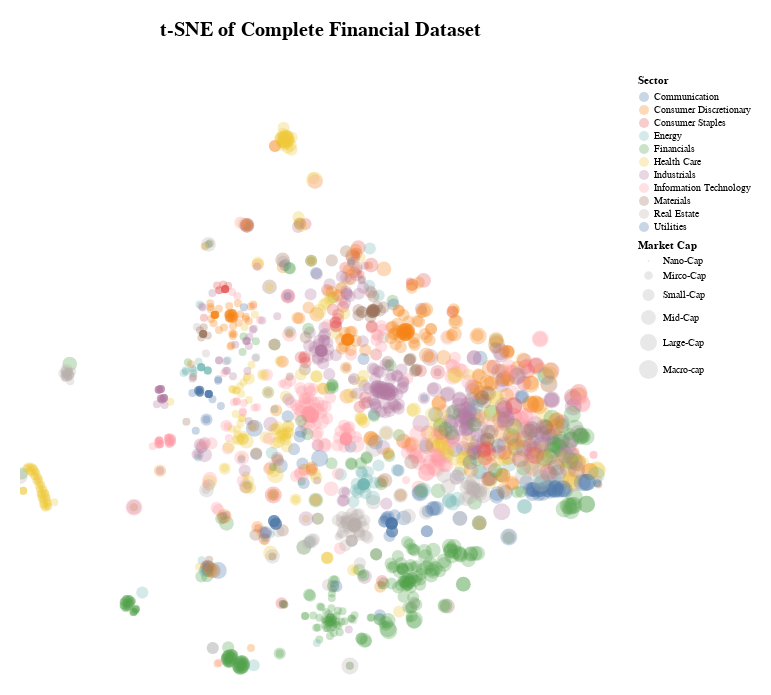

Write notebook code for a chart like this one.
### Markdown cell above
Once again, this should have the same size dataset (1915,2)

### Code cell
print(f"The tsne output dataframe has dimensions of {X_complete_tsne.shape}\n")

plot_df = pd.DataFrame({
    "tsne1": X_complete_tsne[:, 0],
    "tsne2": X_complete_tsne[:, 1],
    # optional metadata for color/tooltip:
    "Sector": X_complete["Sector"].values,
    "Market Cap": X_complete['Market Cap'].values,
})

market_cap_order = ['Nano-Cap','Mirco-Cap','Small-Cap','Mid-Cap','Large-Cap','Macro-cap']

full_chart = (
    alt.Chart(plot_df, title = alt.TitleParams(text='t-SNE of Complete Financial Dataset',fontSize=20,offset=35))
      .mark_circle(size=28, opacity=0.3)
      .encode(
          x=alt.X("tsne1:Q", title = '', axis = None),
          y=alt.Y("tsne2:Q", title = '', axis = None),
          color=alt.Color("Sector:N"), 
          size = alt.Size("Market Cap:N", scale=alt.Scale(domain=market_cap_order),sort=market_cap_order), 
          tooltip=["Sector:N", "Market Cap:N"]
      )
      .properties(padding = 20, width = 600, height = 600
    )
    .configure_view(stroke=None)
      .interactive()
)

full_chart

### Figure 1 — Vega-Lite specification as saved in the notebook (floating-point values rounded to 4 significant figures; data arrays with more than 128 entries replaced by an {"elided": "..."} marker saying what was removed)
{"config": {"view": {"continuousWidth": 300, "continuousHeight": 300, "stroke": null}}, "data": {"name": "data-14146bc09cbb8a5607fa5e0ba08d79e7"}, "mark": {"type": "circle", "opacity": 0.3, "size": 28}, "encoding": {"color": {"field": "Sector", "type": "nominal"}, "size": {"field": "Market Cap", "scale": {"domain": ["Nano-Cap", "Mirco-Cap", "Small-Cap", "Mid-Cap", "Large-Cap", "Macro-cap"]}, "sort": ["Nano-Cap", "Mirco-Cap", "Small-Cap", "Mid-Cap", "Large-Cap", "Macro-cap"], "type": "nominal"}, "tooltip": [{"field": "Sector", "type": "nominal"}, {"field": "Market Cap", "type": "nominal"}], "x": {"axis": null, "field": "tsne1", "title": "", "type": "quantitative"}, "y": {"axis": null, "field": "tsne2", "title": "", "type": "quantitative"}}, "height": 600, "padding": 20, "params": [{"name": "param_8", "select": {"type": "interval", "encodings": ["x", "y"]}, "bind": "scales"}], "title": {"text": "t-SNE of Complete Financial Dataset", "fontSize": 20, "offset": 35}, "width": 600, "$schema": "https://vega.github.io/schema/vega-lite/v5.20.1.json", "datasets": {"data-14146bc09cbb8a5607fa5e0ba08d79e7": {"elided": "1905 records"}}}
